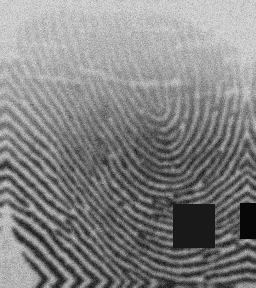
#> input picture AI/distorted_dataset/hasan/fingerprint_3c166b6e27d14c4b97d54a079d11b0da.bmp, 256 x 288 px; its folder holds only this picture in this run
$ python preprocess.py
#> lines starting #> are read from the running program, lines starting #| are printed output that depends on the picture; after the words box and inside, x2 and y2 are one past the last pixel; in counts of white or black regions, pixels touching at a corner belong together
import cv2
import numpy as np
from skimage import exposure

def preprocess_image(image_path):

    img = cv2.imread(image_path, cv2.IMREAD_GRAYSCALE)
#> img is the input picture: shape (288, 256); min 7, max 213, mean 130.9
    if img is None:
        raise FileNotFoundError(f"Image not found: {image_path}")
    # 1. Denoise (robust to sensor noise)
    img = cv2.fastNlMeansDenoising(img, None, h=15, templateWindowSize=7, searchWindowSize=21)
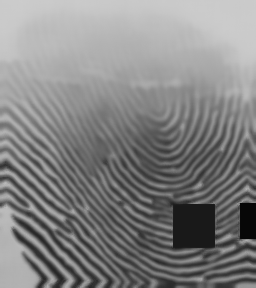
#> img: shape (288, 256); min 7, max 204, mean 130.8
    # 2. CLAHE (adaptive histogram equalization for local contrast)
    clahe = cv2.createCLAHE(clipLimit=2.0, tileGridSize=(8,8))
    img = clahe.apply(img)
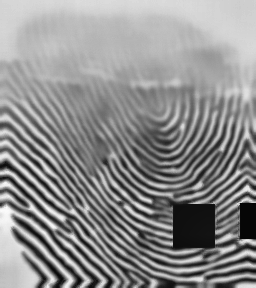
#> img: shape (288, 256); min 6, max 251, mean 141.4
    # 3. Unsharp mask (sharpen ridges)
    gaussian = cv2.GaussianBlur(img, (0,0), sigmaX=2)
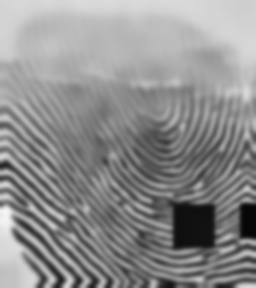
#> gaussian: shape (288, 256); min 6, max 246, mean 141.4
    img = cv2.addWeighted(img, 1.5, gaussian, -0.5, 0)
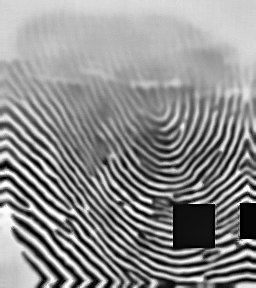
#> img: shape (288, 256); min 0, max 255, mean 141.4
    # 4. Adaptive threshold (binarize, robust to lighting)
    img = cv2.adaptiveThreshold(img, 255, cv2.ADAPTIVE_THRESH_GAUSSIAN_C,
                                cv2.THRESH_BINARY, 17, 7)
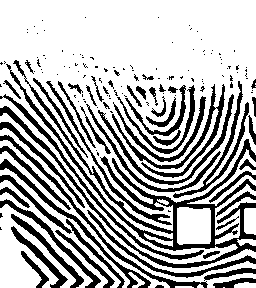
#> img: shape (288, 256); 68.9% white; 155 black regions (101 under 20 px), largest, box (x1, y1, x2, y2) and area: (0, 60, 256, 268) 5717, (112, 84, 225, 178) 1187, (0, 135, 208, 288) 1069
    # 5. Ridge enhancement (morphological closing)
    kernel = cv2.getStructuringElement(cv2.MORPH_ELLIPSE, (3,3))
    img = cv2.morphologyEx(img, cv2.MORPH_CLOSE, kernel)
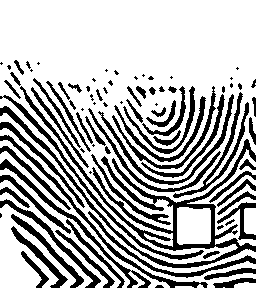
#> img: shape (288, 256); 70% white; 90 black regions (31 under 20 px), largest, box (x1, y1, x2, y2) and area: (0, 86, 256, 268) 4618, (0, 135, 208, 288) 1062, (0, 95, 204, 260) 998
    # 6. Resize to standard size
    img = cv2.resize(img, (256, 288))
    return img


def enhance_dataset(input_root="distorted_dataset", output_root="enhanced_dataset"):
    """Process all images in distorted_dataset and save enhanced versions to enhanced_dataset."""
    import os

    for person in os.listdir(input_root):
        in_dir = os.path.join(input_root, person)
        out_dir = os.path.join(output_root, person)

        if not os.path.isdir(in_dir):
            continue

        os.makedirs(out_dir, exist_ok=True)

        for fname in os.listdir(in_dir):
            if not fname.lower().endswith('.bmp'):
                continue

            in_path = os.path.join(in_dir, fname)
            out_path = os.path.join(out_dir, fname)

            try:
                enhanced_img = preprocess_image(in_path)
                cv2.imwrite(out_path, enhanced_img)
                print(f"Enhanced: {out_path}")
            except Exception as e:
                print(f"Failed to process {in_path}: {e}")
#> pass 2 of the loop in enhance_dataset, `for person in os.listdir(input_root):`:
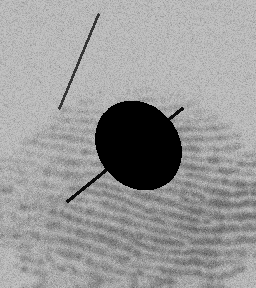
#> input picture AI/distorted_dataset/moh/fingerprint_032eefaac4554bc2a08d738ff4c28ab1.bmp, 256 x 288 px
#> in preprocess_image, img is the input picture: shape (288, 256); min 0, max 193, mean 152.9
#> in preprocess_image (call 2), `img = cv2.adaptiveThreshold(img, 255, cv2.ADAPTIVE_THRESH_GAUSSIAN_C, ..`:
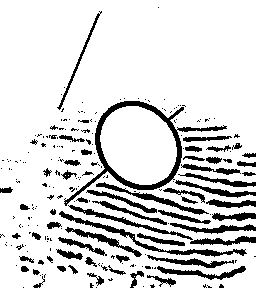
#> img: shape (288, 256); 84.8% white; 220 black regions (156 under 20 px), largest, box (x1, y1, x2, y2) and area: (64, 101, 227, 206) 1758, (59, 211, 247, 257) 804, (96, 182, 209, 215) 493
#> in preprocess_image (call 2), `img = cv2.morphologyEx(img, cv2.MORPH_CLOSE, kernel)`:
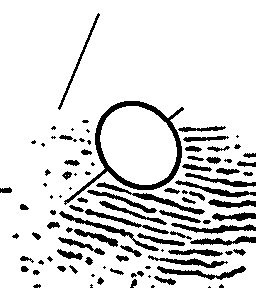
#> img: shape (288, 256); 86.1% white; 100 black regions (31 under 20 px), largest, box (x1, y1, x2, y2) and area: (64, 101, 184, 205) 1578, (96, 182, 205, 215) 481, (59, 211, 159, 251) 444


if __name__ == "__main__":
    enhance_dataset()
